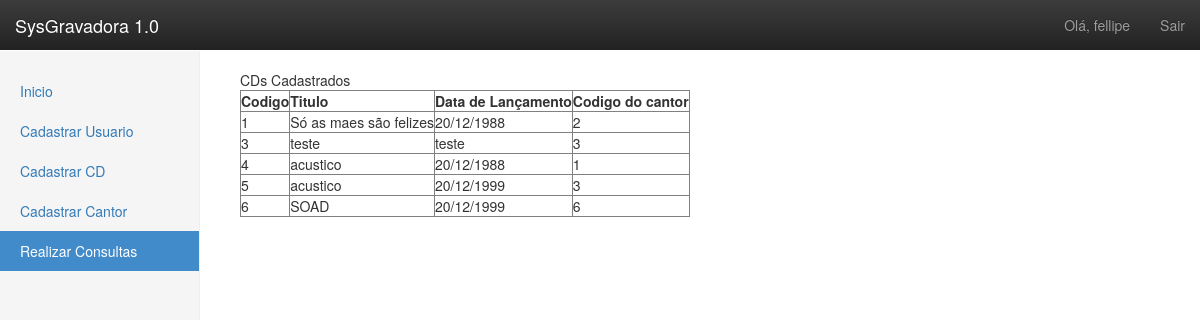
Screenshot of /dashboard.php?consultas=active&container=consultas.php (signed in) with the database file from the repository.
### tables this page shows
CREATE TABLE IF NOT EXISTS `cd` (
`codigo` int(100) NOT NULL,
  `titulo` varchar(100) NOT NULL,
  `data_lancamento` varchar(100) NOT NULL,
  `codigo_cantor` int(11) NOT NULL
);

### config.php (called while the page is built, shortened)
<?php
$url = "http://localhost/gravadora/";
?>

### consultas.php (the view, shortened to what this page needs)
<?php
	try{
	$dbh = new PDO("mysql:host=localhost;dbname=gravadora", "root", "");
	$stmt = $dbh->prepare("SELECT * FROM CD");
	$stmt->execute();
	$resultado = $stmt->fetchAll();
	if(!$resultado)
		echo 'deu nda';
	else
	echo "<table border>";
	echo "<th>"."Codigo"."</th>";
	echo "<th>"."Titulo"."</th>";
	echo "<th>"."Data de Lançamento"."</th>";
	echo "<th>"."Codigo do cantor"."</th>";
	foreach($resultado as $row){
		echo "<tr>";
		echo "<td>";
		echo $row['codigo'].'<br/>';
		echo "</td>";
		echo "<td>";
		echo $row['titulo'].'<br/>';
		echo "</td>";
		echo "<td>";
		echo $row['data_lancamento'].'<br/>';
		echo "</td>";
		echo "<td>";
		echo $row['codigo_cantor'].'<br/>';
		echo "</td>";
		echo "</tr>";
	}
	}catch(PDOException $exc){
		echo $exc->getMessage();
	}
	?>

### dashboard-nav.php (shortened to what this page needs)
<!DOCTYPE html>
<html lang="en">
<?php
include_once 'config.php';
?>
  <head>
    <link rel="stylesheet" href=<?php echo "'$url"."css/bootstrap.min.css'"; ?>>
		<link rel="stylesheet" href=<?php echo "'$url"."css/bootstrap-theme.min.css'"; ?>>
		 <link href=<?php echo "'$url"."css/style.css'"; ?> rel="stylesheet">
  </head>
  <body>
    <nav class="navbar navbar-inverse navbar-fixed-top">
      <div class="container-fluid">
        <div class="navbar-header">
          <a class="navbar-brand" href="#">SysGravadora 1.0</a>
        </div>
        <div id="navbar" class="navbar-collapse collapse">
          <ul class="nav navbar-nav navbar-right">
            <li><a href="#"><?php echo "Olá, ".$_SESSION['nome']?></a></li>
            <li><a href="valida.php?logout=true">Sair</a></li>
          </ul>
        </div>
      </div>
    </nav>

### dashboard.php (shortened to what this page needs)
<?php
include('dashboard-nav.php');
?>
    <div class="container-fluid">
      <div class="row">
        <div class="col-sm-3 col-md-2 sidebar">
          <ul class="nav nav-sidebar">
            <li class="<?php if(isset($_GET["inicio"]))echo $_GET["inicio"]; ?>"><a href=<?php echo "'$url"."dashboard.php?inicio=active&container=inicio-dash.php'"; ?>>Inicio <span class="sr-only">(current)</span></a></li>
            <li class="<?php if(isset($_GET["usuario"]))echo $_GET["usuario"]; ?>"><a href=<?php echo "'$url"."dashboard.php?cd=active&container=cadastro.php'"; ?>>Cadastrar Usuario</a></li>
            <li class="<?php if(isset($_GET["cd"]))echo $_GET["cd"]; ?>"><a href=<?php echo "'$url"."dashboard.php?cd=active&container=cadastrar-cd.php'"; ?>>Cadastrar CD</a></li>
            <li class="<?php if(isset($_GET["cantor"]))echo $_GET["cantor"]; ?>"><a href=<?php echo "'$url"."dashboard.php?cantor=active&container=cadastrar-cantor.php'"; ?>>Cadastrar Cantor</a></li>
            <li class="<?php if(isset($_GET["consultas"]))echo $_GET["consultas"]; ?>"><a href=<?php echo "'$url"."dashboard.php?consultas=active&container=consultas.php'"; ?>>Realizar Consultas</a></li>
          </ul>
        </div>
        <div class="col-sm-9 col-sm-offset-3 col-md-10 col-md-offset-2 main">
      	<?php
        if(isset($_GET["container"]))include($_GET["container"]);
      	?>
        </div>
      </div>
    </div>
  </body>
</html>

### css/style.css (style rules this page uses)
body { padding-top: 50px; }
.navbar-fixed-top { border: 0; }
.sidebar { display: none; }
@media (min-width: 768px) { .sidebar { position: fixed; top: 51px; bottom: 0; left: 0; z-index: 1000; display: block; padding: 20px; overflow-x: hidden; overflow-y: auto; background-color: #f5f5f5; border-right: 1px solid #eee; } }
.nav-sidebar { margin-right: -21px; margin-bottom: 20px; margin-left: -20px; }
.nav-sidebar > li > a { padding-right: 20px; padding-left: 20px; }
.nav-sidebar > .active > a, .nav-sidebar > .active > a:hover, .nav-sidebar > .active > a:focus { color: #fff; background-color: #428bca; }
.main { padding: 20px; }
@media (min-width: 768px) { .main { padding-right: 40px; padding-left: 40px; } }

### rows the page displays
cd: codigo "1", titulo "Só as maes são felizes", data_lancamento "20/12/1988", codigo_cantor "2"
cd: codigo "3", titulo "teste", data_lancamento "teste", codigo_cantor "3"
cd: codigo "4", titulo "acustico", data_lancamento "20/12/1988", codigo_cantor "1"
cd: codigo "5", titulo "acustico", data_lancamento "20/12/1999", codigo_cantor "3"
cd: codigo "6", titulo "SOAD", data_lancamento "20/12/1999", codigo_cantor "6"

### other values shown
$_SESSION['nome'] "fellipe"
